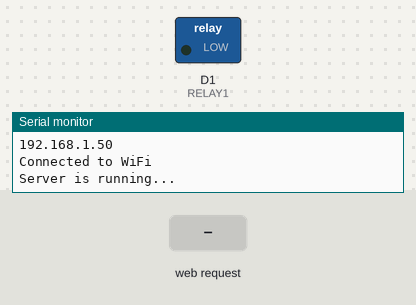
Bench run of a sketch on a simulated ESP8266 (NodeMCU). Shown: switched loads named in the sketch (green lamp = pin HIGH), the last lines printed to the serial monitor. The test bench sets the inputs (shaded band). WiFi joins after 1.5 s; servers stay silent unless stated.

Above: at 2.7 s.
2.8 s: HTTP request GET /LEDOFF received
At 3.6 s:
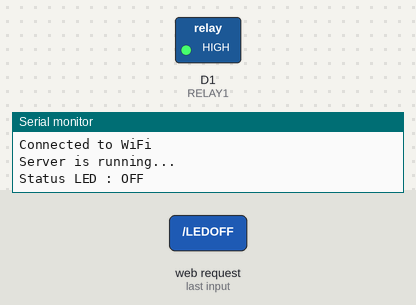
4.3 s: HTTP request GET /LEDON received
At 4.7 s:
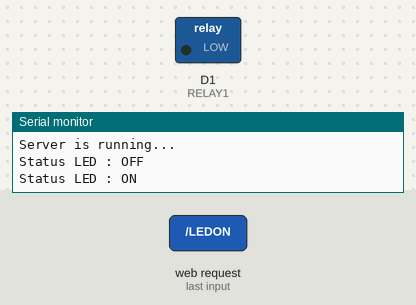
Timing chart, 0 to 7.3 s (numbered marks = the images above; inputs shaded):
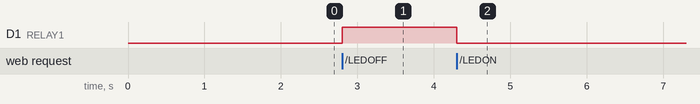

The sketch:

IOTDAY02GPS_UPDATED.ino
```cpp
#include <ESP8266WiFi.h>
#include <ESP8266WebServer.h>
#define RELAY1 D1

const String ssid = "<Your-Wifi-Name>";
//const String ssid = "Small Meeting Room_2.4G";
const String password = "<Your-Wifi-Password>";
ESP8266WebServer server(80);
const char DASHBOARD[] PROGMEM = R"=====(
<html>
  <head>
    <title>Website Name</title>
  </head>
  <body>
    <a target="_blank" href="LEDON"> <button>TURN ON</button></a>
    <a target="_blank" href="LEDOFF"> <button>TURN OFF</button></a>
  </body>
</html>
)=====";
void indexPage() {
  String html = DASHBOARD;
  server.send(200, "text/html", html);
}

void LEDon() {
  Serial.println("Status LED : ON");
  digitalWrite(RELAY1, LOW); // Turn ON the built-in LED
  server.send(200, "text/html", "ON");
}

void LEDoff() {
  Serial.println("Status LED : OFF");
  digitalWrite(RELAY1, HIGH); // Turn OFF the built-in LED
  server.send(200, "text/html", "OFF");
}// ----------------------- FUNCTION -----------------------------


void setup() {
  // put your setup code here, to run once:

  Serial.begin(115200);
  pinMode(RELAY1, OUTPUT);

//  connect to wifi
  WiFi.begin(ssid, password);
  while (WiFi.status() != WL_CONNECTED) {
    delay(500);
    Serial.print(".");
  }

  Serial.println("");
  Serial.println("WiFi connected");
  Serial.println("IP Address: ");
  Serial.println(WiFi.localIP());
  Serial.println("Connected to WiFi");
  server.on("/", HTTP_GET, indexPage);
  server.on("/LEDON", HTTP_GET, LEDon);
  server.on("/LEDOFF", HTTP_GET, LEDoff);
  server.begin();
  Serial.println("Server is running...");
}

void loop() {
  // put your main code here, to run repeatedly:
  server.handleClient();

}
```

Measured:
- after the input at 2.8 s, D1 (RELAY1): LOW → HIGH at once
- after the input at 4.3 s, D1 (RELAY1): HIGH → LOW at once
